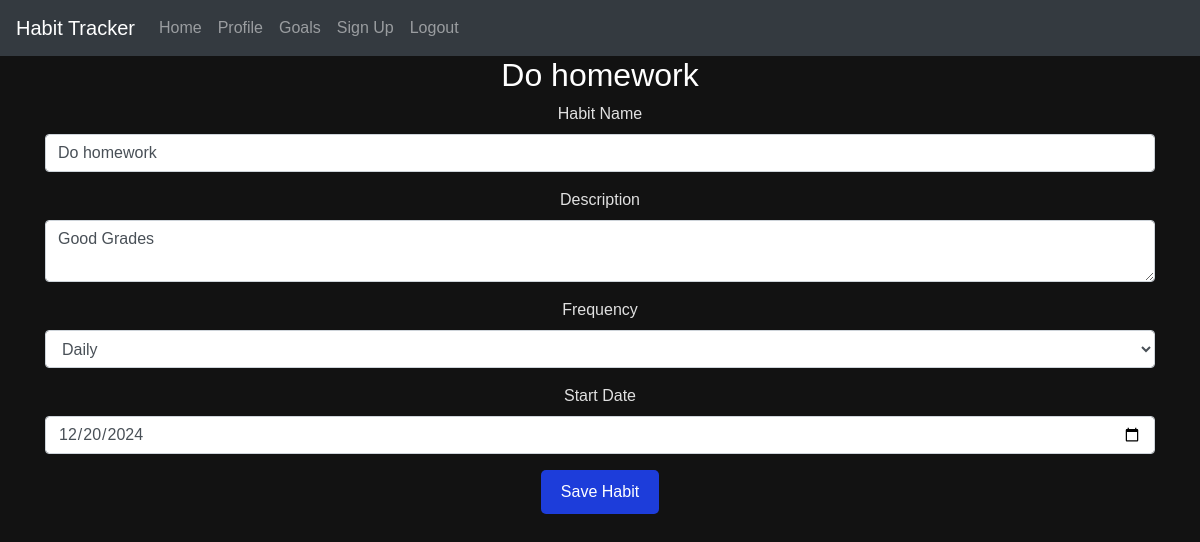
The page /edit-habit/4 (signed in) on the database its author committed.
### website/models.py (models this page shows)
class Habit(db.Model):
    __tablename__ = 'habits'  # define the table name
    id = db.Column(db.Integer, primary_key=True)
    name = db.Column(db.String(150), nullable=False)
    description = db.Column(db.Text, nullable=True)
    frequency = db.Column(db.String(50), nullable=False)  # e.g., Daily, Weekly, Monthly
    start_date = db.Column(db.DateTime(timezone=True), default=func.now())
    times_completed = db.Column(db.Integer, default=0)  # Total count of completions
    last_completed = db.Column(db.DateTime(timezone=True))  # Timestamp of the last completion
    habitlist = db.relationship('Habitlist', backref='habit', lazy=True)

### website/views.py (the view, shortened to what this page needs)
@views.route('/edit-habit/<int:habit_id>', methods=['GET', 'POST'])
@login_required
def edit_habit(habit_id):
    habit = Habit.query.get(habit_id)
    return render_template("edit_habit.html", user=current_user, habit=habit)

### website/__init__.py (called while the page is built)
def create_app():
    app = Flask(__name__)
    app.config['SECRET_KEY'] = 'hjshjhdjah kjshkjdhjs'
    app.config['SQLALCHEMY_DATABASE_URI'] = f'sqlite:///{DB_NAME}'
    app.config['SQLALCHEMY_TRACK_MODIFICATIONS'] = False  # Turn off modification tracking for performance
    db.init_app(app)
    migrate.init_app(app, db)  # Initialize Flask-Migrate with the app and db
    from .views import views
    from .auth import auth
    app.register_blueprint(views, url_prefix='/')
    app.register_blueprint(auth, url_prefix='/')
    from .models import User, Habit, Habitlist  # , Goal, Reminder
    with app.app_context():
        db.create_all()
    login_manager = LoginManager()
    login_manager.login_view = 'auth.login'
    login_manager.init_app(app)
    @login_manager.user_loader
    def load_user(id):
        return User.query.get(int(id))
    return app

### website/templates/edit_habit.html (shortened to what this page needs)
{% extends "base.html" %}
{% block content %}
<h2>{{ habit.name if habit else "New Habit" }}</h2>
<form method="POST">
    <div class="form-group">
        <label for="name">Habit Name</label>
        <input
            type="text"
            class="form-control"
            id="name"
            name="name"
            value="{{ habit.name if habit else '' }}"
            required
            title="Enter the name of the habit"
            placeholder="Enter habit name">
    </div>
    <div class="form-group">
        <label for="description">Description</label>
        <textarea
            class="form-control"
            id="description"
            name="description"
            title="Enter a brief description of the habit"
            placeholder="Enter description">{{ habit.description if habit else '' }}</textarea>
    </div>
    <div class="form-group">
        <label for="frequency">Frequency</label>
        <select
            id="frequency"
            name="frequency"
            class="form-control"
            title="Select how often the habit should be completed">
            <option value="Daily" {% if habit and habit.frequency == 'Daily' %}selected{% endif %}>Daily</option>
        </select>
    </div>
    <div class="form-group">
        <label for="start_date">Start Date</label>
        <input
            type="date"
            class="form-control"
            id="start_date"
            name="start_date"
            value="{{ habit.start_date.strftime('%Y-%m-%d') if habit else '' }}"
            title="Select the start date for the habit">
    </div>
    <button type="submit" class="btn btn-primary">Save Habit</button>
</form>
{% endblock %}

### website/static/styles.css (style rules this page uses)
* { box-sizing: border-box; }
body { font-family: Arial, sans-serif; text-align: center; background-color: #121212; color: #e0e0e0; margin: 0; }
h2 { color: #ffffff; }
.btn-primary { background-color: #1d3dda; color: white; padding: 10px 20px; border: none; border-radius: 5px; cursor: pointer; }

### rows shown on the page
Habit: name "Do homework", description "Good Grades", frequency "Daily", start_date "12/20/2024"
